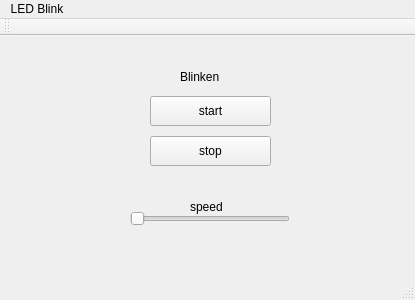
<?xml version="1.0" encoding="UTF-8"?>
<ui version="4.0">
 <class>blink</class>
 <widget class="QMainWindow" name="blink">
  <property name="geometry">
   <rect>
    <x>0</x>
    <y>0</y>
    <width>415</width>
    <height>300</height>
   </rect>
  </property>
  <property name="windowTitle">
   <string>blink</string>
  </property>
  <widget class="QWidget" name="centralWidget">
   <widget class="QPushButton" name="u_startButton">
    <property name="geometry">
     <rect>
      <x>150</x>
      <y>60</y>
      <width>121</width>
      <height>30</height>
     </rect>
    </property>
    <property name="text">
     <string>start</string>
    </property>
   </widget>
   <widget class="QLabel" name="label">
    <property name="geometry">
     <rect>
      <x>180</x>
      <y>30</y>
      <width>51</width>
      <height>22</height>
     </rect>
    </property>
    <property name="text">
     <string>Blinken</string>
    </property>
   </widget>
   <widget class="QSlider" name="horizontalSlider">
    <property name="geometry">
     <rect>
      <x>130</x>
      <y>170</y>
      <width>160</width>
      <height>26</height>
     </rect>
    </property>
    <property name="minimum">
     <number>1</number>
    </property>
    <property name="maximum">
     <number>10</number>
    </property>
    <property name="orientation">
     <enum>Qt::Horizontal</enum>
    </property>
   </widget>
   <widget class="QLabel" name="label_3">
    <property name="geometry">
     <rect>
      <x>190</x>
      <y>160</y>
      <width>41</width>
      <height>22</height>
     </rect>
    </property>
    <property name="text">
     <string>speed</string>
    </property>
   </widget>
   <widget class="QPushButton" name="u_stopButton">
    <property name="geometry">
     <rect>
      <x>150</x>
      <y>100</y>
      <width>121</width>
      <height>30</height>
     </rect>
    </property>
    <property name="text">
     <string>stop</string>
    </property>
   </widget>
  </widget>
  <widget class="QMenuBar" name="menuBar">
   <property name="geometry">
    <rect>
     <x>0</x>
     <y>0</y>
     <width>415</width>
     <height>27</height>
    </rect>
   </property>
   <widget class="QMenu" name="menuLED_Blink">
    <property name="title">
     <string>LED Blink</string>
    </property>
   </widget>
   <addaction name="menuLED_Blink"/>
  </widget>
  <widget class="QToolBar" name="mainToolBar">
   <attribute name="toolBarArea">
    <enum>TopToolBarArea</enum>
   </attribute>
   <attribute name="toolBarBreak">
    <bool>false</bool>
   </attribute>
  </widget>
  <widget class="QStatusBar" name="statusBar"/>
 </widget>
 <layoutdefault spacing="6" margin="11"/>
 <resources/>
 <connections/>
</ui>
